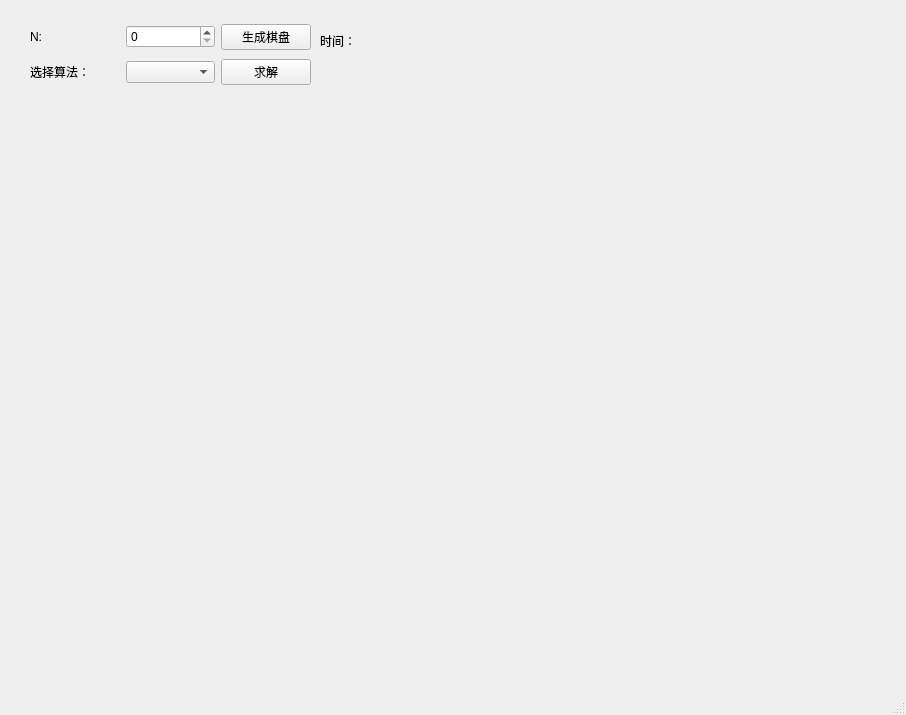
<?xml version="1.0" encoding="UTF-8"?>
<ui version="4.0">
 <class>MainWindow</class>
 <widget class="QMainWindow" name="MainWindow">
  <property name="geometry">
   <rect>
    <x>0</x>
    <y>0</y>
    <width>906</width>
    <height>715</height>
   </rect>
  </property>
  <property name="windowTitle">
   <string>MainWindow</string>
  </property>
  <widget class="QWidget" name="centralwidget">
   <widget class="QLabel" name="label_3">
    <property name="geometry">
     <rect>
      <x>320</x>
      <y>30</y>
      <width>131</width>
      <height>21</height>
     </rect>
    </property>
    <property name="text">
     <string>时间：</string>
    </property>
   </widget>
   <widget class="QWidget" name="">
    <property name="geometry">
     <rect>
      <x>30</x>
      <y>21</y>
      <width>281</width>
      <height>68</height>
     </rect>
    </property>
    <layout class="QVBoxLayout" name="verticalLayout">
     <item>
      <layout class="QHBoxLayout" name="horizontalLayout">
       <item>
        <widget class="QLabel" name="label">
         <property name="text">
          <string>N:</string>
         </property>
        </widget>
       </item>
       <item>
        <widget class="QSpinBox" name="spinBox"/>
       </item>
       <item>
        <widget class="QPushButton" name="pushButton">
         <property name="text">
          <string>生成棋盘</string>
         </property>
        </widget>
       </item>
      </layout>
     </item>
     <item>
      <layout class="QHBoxLayout" name="horizontalLayout_2">
       <item>
        <widget class="QLabel" name="label_2">
         <property name="text">
          <string>选择算法：</string>
         </property>
        </widget>
       </item>
       <item>
        <widget class="QComboBox" name="comboBox"/>
       </item>
       <item>
        <widget class="QPushButton" name="pushButton_2">
         <property name="text">
          <string>求解</string>
         </property>
        </widget>
       </item>
      </layout>
     </item>
    </layout>
   </widget>
  </widget>
  <widget class="QMenuBar" name="menubar">
   <property name="geometry">
    <rect>
     <x>0</x>
     <y>0</y>
     <width>906</width>
     <height>26</height>
    </rect>
   </property>
  </widget>
  <widget class="QStatusBar" name="statusbar"/>
 </widget>
 <resources/>
 <connections/>
</ui>
